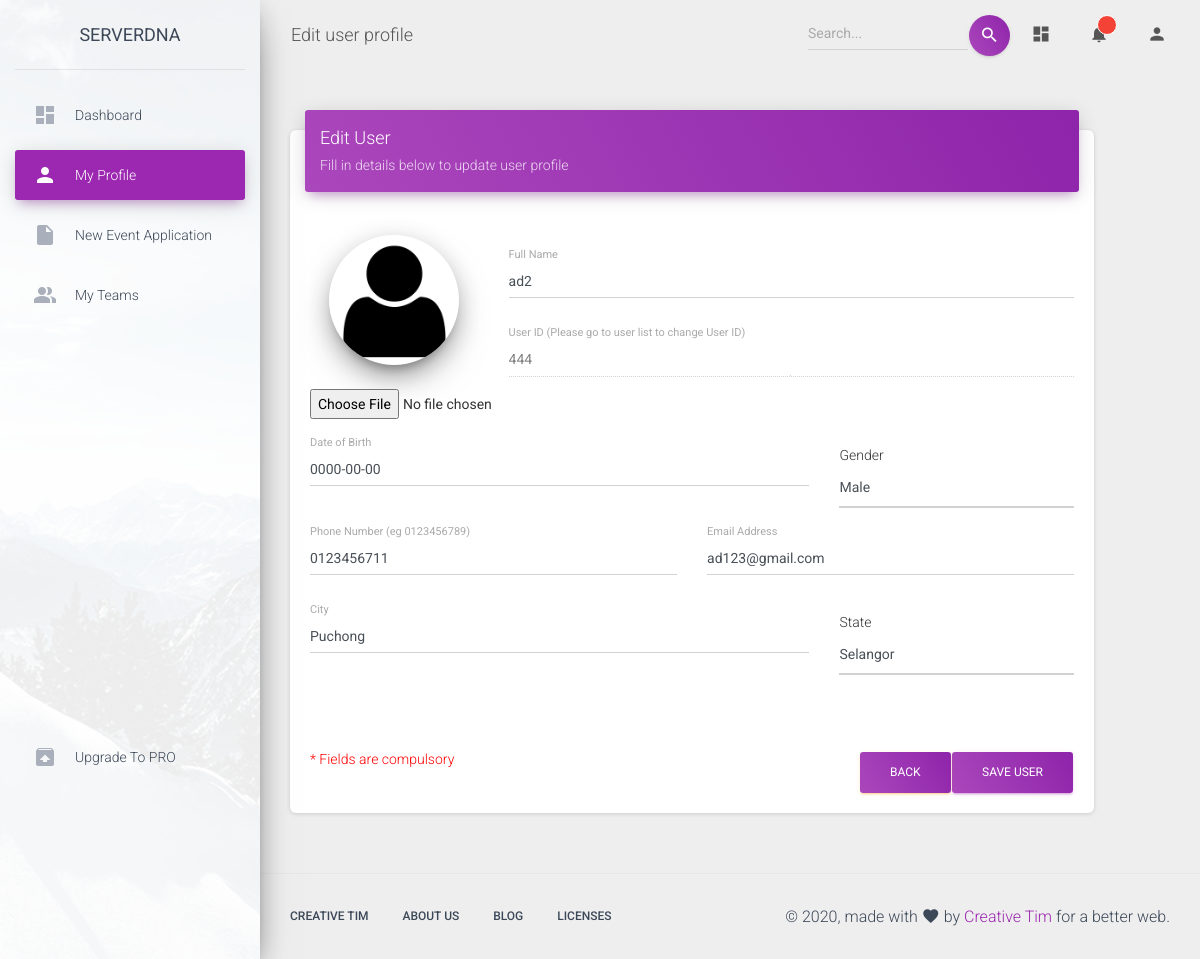
/user_dashboard_module/profile_edit_front.php (signed in), run on the app's committed database.
### tables this page shows
CREATE TABLE `users` (
  `id` int(11) NOT NULL,
  `full_name` varchar(100) NOT NULL,
  `user_id` varchar(50) DEFAULT NULL,
  `mobile_number` varchar(15) NOT NULL,
  `email` varchar(100) NOT NULL,
  `password` varchar(100) NOT NULL,
  `DoB` date NOT NULL,
  `gender` enum('male','female') NOT NULL,
  `status` enum('created','authenticated','inactive','') NOT NULL,
  `created_at` datetime NOT NULL,
  `accessed_at` datetime DEFAULT NULL,
  `updated_at` datetime NOT NULL,
  `city` varchar(100) NOT NULL,
  `state` varchar(100) NOT NULL,
  `is_admin` int(1) NOT NULL DEFAULT 0,
  `image_url` varchar(50) DEFAULT NULL
);

### user_dashboard_module/profile_edit_front.php (the view, shortened to what this page needs)
<?php
  $con = DatabaseConn();
  $userID = $_SESSION["Curr_user"];
  $sql_detail = "SELECT * FROM `users` WHERE `id` = '$userID'";
  $account_details = mysqli_query($con, $sql_detail);
  $details = mysqli_fetch_array($account_details);
  $name = $details['full_name'];
  $user_id = $details['user_id'];
  $mobile_number = $details['mobile_number'];
  $email = $details['email'];
  $DoB = $details['DoB'];
  $gender = $details['gender'];
  $city = $details['city'];
  $state = $details['state'];
  $url = $details['image_url'];
?>
<!DOCTYPE html>
<html lang="en">
<head>
    <link rel="stylesheet" type="text/css" href="assets/css/bootstrap-select.min.css">
    <link rel="stylesheet" href="https://maxcdn.bootstrapcdn.com/font-awesome/latest/css/font-awesome.min.css">
    <link href="assets/css/material-dashboard.css" rel="stylesheet" />
    <link href="assets/demo/demo.css" rel="stylesheet" />
    <link rel="stylesheet" type="text/css" href="vendor/select2/select2.min.css">
    <link rel="stylesheet" type="text/css" href="vendor/daterangepicker/daterangepicker.css">
</head>
<body class="">
    <div class="wrapper ">
        <div class="sidebar" data-color="purple" data-background-color="white" data-image="assets/img/sidebar-1.jpg">
        <div class="logo"><a href="http://www.creative-tim.com" class="simple-text logo-normal">
          ServerDNA
      </a></div>
            <div class="sidebar-wrapper">
                <ul class="nav">
                    <li class="nav-item ">
                        <a class="nav-link" href="./dashboard.php">
                            <i class="material-icons">dashboard</i>
                            <p>Dashboard</p>
                        </a>
                    </li>
                    <li class="nav-item active  ">
                        <a class="nav-link" href="./profile_details.php">
                            <i class="material-icons">person</i>
                            <p>My Profile</p>
                        </a>
                    </li>
                    <li class="nav-item ">
                        <a class="nav-link" href="./create_event_application_front.php">
                            <i class="material-icons">insert_drive_file</i>
                            <p>New Event Application</p>
                        </a>
                    </li>
                    <li class="nav-item ">
                        <a class="nav-link" href="./team_list.php">
                            <i class="material-icons">people_alt</i>
                            <p>My Teams</p>
                        </a>
                    </li>
                    <li class="nav-item active-pro ">
                        <a class="nav-link" href="./upgrade.html">
                            <i class="material-icons">unarchive</i>
                            <p>Upgrade to PRO</p>
                        </a>
                    </li>
                </ul>
            </div>
        </div>
        <div class="main-panel">
            <nav class="navbar navbar-expand-lg navbar-transparent navbar-absolute fixed-top ">
                <div class="container-fluid">
                    <div class="navbar-wrapper">
                        <a class="navbar-brand" href="javascript:;">Edit user profile</a>
                    </div>
                    <div class="collapse navbar-collapse justify-content-end">
                        <form class="navbar-form">
                            <div class="input-group no-border">
                                <input type="text" value="" class="form-control" placeholder="Search...">
                                <button type="submit" class="btn btn-white btn-round btn-just-icon">
                                    <i class="material-icons md-light">search</i>
                                    <div class="ripple-container"></div>
                                </button>
                            </div>
                        </form>
                        <ul class="navbar-nav">
                            <li class="nav-item">
                                <a class="nav-link" href="javascript:;">
                                    <i class="material-icons">dashboard</i>
                                </a>
                            </li>
                            <li class="nav-item dropdown">
                                <a class="nav-link" href="http://example.com" id="navbarDropdownMenuLink" data-toggle="dropdown" aria-haspopup="true" aria-expanded="false">
                                    <i class="material-icons">notifications</i>
                                    <span class="notification"></span>
                                </a>
                            </li>
                            <li class="nav-item dropdown">
                                <a class="nav-link" href="javascript:;" id="navbarDropdownProfile" data-toggle="dropdown" aria-haspopup="true" aria-expanded="false">
                                    <i class="material-icons">person</i>
                                </a>
                            </li>
                        </ul>
                    </div>
                </div>
            </nav>
            <div class="content">
                <div class="container-fluid">
                    <div class="row">
                        <div class="col-md-11">
                            <div class="card">
                                <div class="card-header card-header-primary">
                                    <h4 class="card-title">Edit User</h4>
                                    <p class="card-category">Fill in details below to update user profile</p>
                                </div>
                                <div class="card-body">
                                    <br><br>
                                    <form action="profile_edit_back.php" method="post" enctype="multipart/form-data">
                                        <div class="row">
                                            <div class="card-profile col-md-3">
                                                <div class="card-avatar">
                                                    <a href="javascript:;">
                                                        <img id="img_profile" class="img" src="<?php echo $url ?>" onerror=this.src="../public/images/default.png" />
                                                    </a>
                                                </div>
                                                <br>
                                                <input type="file" id="fileToUpload" name="fileToUpload" accept="image/*" onchange="displayImg(this)">
                                            </div>
                                            <div class="col-md-9">
                                                <div class="form-group">
                                                    <label class="bmd-label-floating">Full Name</label>
                                                    <input type="text" class="form-control" name="name"
                                                     value="<?php echo $name ?>" required>
                                                </div>
                                                <br>
                                                <div class="form-group">
                                                    <label class="bmd-label-floating">User ID (Please go to user list to change User ID)</label>
                                                    <input type="text" style="color: gray;" class="form-control" name="userid" value="<?php echo $user_id ?>" disabled>
                                                </div>
                                            </div>
                                        </div>
                                        <br>
                                        <div class="row">
                                            <div class="col-md-8">
                                                <div class="form-group">
                                                    <label class="bmd-label-floating">Date of Birth</label>
                                                    <input placeholder="" class="form-control" type="text" onfocus="(this.type='date')" onblur="dateInputBehavior(this)" name="birthday"
                                                    value="<?php echo $DoB ?>" required>
                                                </div>
                                            </div>
                                            <div class="col-md-4">
                                                Gender
                                                <select class="select2 form-control" name="gender" required>
                                                    <option value="male" <?php if ($gender == 'male') echo ' selected="selected"'; ?>>Male</option>
                                                </select>
                                            </div>
                                        </div>
                                        <br>
                                        <div class="row">
                                            <div class="col-md-6">
                                                <div class="form-group">
                                                    <label class="bmd-label-floating">Phone Number (eg 0123456789)</label>
                                                    <input type="tel" class="form-control" name="phone" value="<?php echo $mobile_number ?>" pattern="01[0-9]{8,9}" required>
                                                </div>
                                            </div>
                                            <div class="col-md-6">
                                                <div class="form-group">
                                                    <label class="bmd-label-floating">Email Address</label>
                                                    <input type="email" class="form-control" name="email" value="<?php echo $email ?>" required>
                                                </div>
                                            </div>
                                        </div>
                                        <br>
                                        <div class="row">
                                            <div class="col-md-8">
                                                <div class="form-group">
                                                    <label class="bmd-label-floating">City</label>
                                                    <input type="text" class="form-control" name="city" value="<?php echo $city ?>" required>
                                                </div>
                                            </div>
                                            <div class="col-md-4">
                                                State
                                                <select class="select2 form-control" name="state" required>
                                                    <option value="SELANGOR" <?php if ($state == 'SELANGOR') echo ' selected="selected"'; ?>>Selangor</option>
                                                </select>
                                            </div>
                                        </div>
                                        <br><br><br>
                                        <span style="color: red;">* Fields are compulsory</span>
                                        <button style="inline-block" type="submit" class="btn btn-primary pull-right" name="submitBtn">Save User</button>
                                        <button style="inline-block" type="button" class="btn btn-warning pull-right" name="btnBack">Back</button>
                                        <div class="clearfix"></div>
                                    </form>
                                </div>
                            </div>
                        </div>
                    </div>
                </div>
            </div>
            <footer class="footer">
                <div class="container-fluid">
                    <nav class="float-left">
                        <ul>
                            <li>
                                <a href="https://www.creative-tim.com">
                                    Creative Tim
                                </a>
                            </li>
                            <li>
                                <a href="https://creative-tim.com/presentation">
                                    About Us
                                </a>
                            </li>
                            <li>
                                <a href="http://blog.creative-tim.com">
                                    Blog
                                </a>
                            </li>
                            <li>
                                <a href="https://www.creative-tim.com/license">
                                    Licenses
                                </a>
                            </li>
                        </ul>
                    </nav>
                    <div class="copyright float-right">
                        &copy;
                        , made with <i class="material-icons">favorite</i> by
                        <a href="https://www.creative-tim.com" target="_blank">Creative Tim</a> for a better web.
                    </div>
                </div>
            </footer>
        </div>
    </div>
</body>
</html>

### data on the page
users: name "ad2", userid "444", birthday "0000-00-00", gender "Male", phone "0123456711", email "ad123@gmail.com", city "Puchong", state "Selangor"
